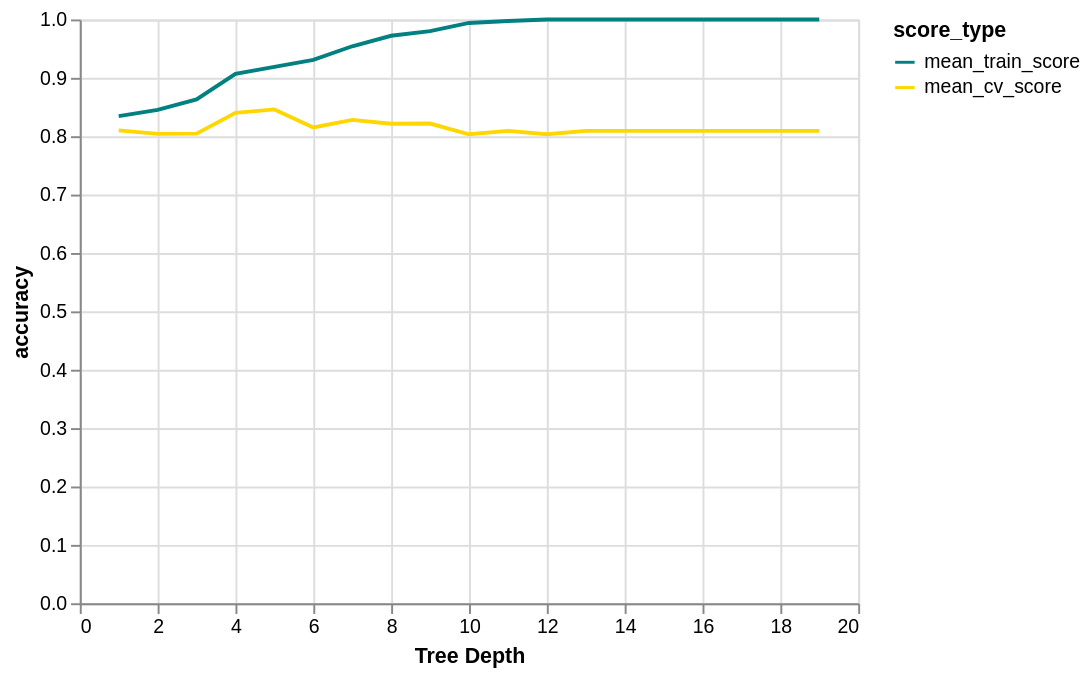

Express this chart as Vega-Lite.
### Vega-Lite specification from a JSON file in a GitHub repository (floating-point values rounded to 4 significant figures)
{"config": {"view": {"continuousWidth": 400, "continuousHeight": 300}}, "data": {"name": "data-285791de425a3c8a7f42e15d3945312b"}, "mark": "line", "encoding": {"color": {"type": "nominal", "field": "score_type", "scale": {"domain": ["mean_train_score", "mean_cv_score"], "range": ["teal", "gold"]}}, "x": {"type": "quantitative", "axis": {"title": "Tree Depth"}, "field": "depth"}, "y": {"type": "quantitative", "field": "accuracy"}}, "$schema": "https://vega.github.io/schema/vega-lite/v5.json", "datasets": {"data-285791de425a3c8a7f42e15d3945312b": [{"depth": 1, "score_type": "mean_train_score", "accuracy": 0.8343}, {"depth": 2, "score_type": "mean_train_score", "accuracy": 0.845}, {"depth": 3, "score_type": "mean_train_score", "accuracy": 0.863}, {"depth": 4, "score_type": "mean_train_score", "accuracy": 0.9069}, {"depth": 5, "score_type": "mean_train_score", "accuracy": 0.9188}, {"depth": 6, "score_type": "mean_train_score", "accuracy": 0.9308}, {"depth": 7, "score_type": "mean_train_score", "accuracy": 0.9541}, {"depth": 8, "score_type": "mean_train_score", "accuracy": 0.9721}, {"depth": 9, "score_type": "mean_train_score", "accuracy": 0.98}, {"depth": 10, "score_type": "mean_train_score", "accuracy": 0.994}, {"depth": 11, "score_type": "mean_train_score", "accuracy": 0.9973}, {"depth": 12, "score_type": "mean_train_score", "accuracy": 1.0}, {"depth": 13, "score_type": "mean_train_score", "accuracy": 1.0}, {"depth": 14, "score_type": "mean_train_score", "accuracy": 1.0}, {"depth": 15, "score_type": "mean_train_score", "accuracy": 1.0}, {"depth": 16, "score_type": "mean_train_score", "accuracy": 1.0}, {"depth": 17, "score_type": "mean_train_score", "accuracy": 1.0}, {"depth": 18, "score_type": "mean_train_score", "accuracy": 1.0}, {"depth": 19, "score_type": "mean_train_score", "accuracy": 1.0}, {"depth": 1, "score_type": "mean_cv_score", "accuracy": 0.8099}, {"depth": 2, "score_type": "mean_cv_score", "accuracy": 0.804}, {"depth": 3, "score_type": "mean_cv_score", "accuracy": 0.8044}, {"depth": 4, "score_type": "mean_cv_score", "accuracy": 0.8401}, {"depth": 5, "score_type": "mean_cv_score", "accuracy": 0.846}, {"depth": 6, "score_type": "mean_cv_score", "accuracy": 0.8151}, {"depth": 7, "score_type": "mean_cv_score", "accuracy": 0.8279}, {"depth": 8, "score_type": "mean_cv_score", "accuracy": 0.8213}, {"depth": 9, "score_type": "mean_cv_score", "accuracy": 0.8217}, {"depth": 10, "score_type": "mean_cv_score", "accuracy": 0.8033}, {"depth": 11, "score_type": "mean_cv_score", "accuracy": 0.8092}, {"depth": 12, "score_type": "mean_cv_score", "accuracy": 0.8033}, {"depth": 13, "score_type": "mean_cv_score", "accuracy": 0.8092}, {"depth": 14, "score_type": "mean_cv_score", "accuracy": 0.8092}, {"depth": 15, "score_type": "mean_cv_score", "accuracy": 0.8092}, {"depth": 16, "score_type": "mean_cv_score", "accuracy": 0.8092}, {"depth": 17, "score_type": "mean_cv_score", "accuracy": 0.8092}, {"depth": 18, "score_type": "mean_cv_score", "accuracy": 0.8092}, {"depth": 19, "score_type": "mean_cv_score", "accuracy": 0.8092}]}}
